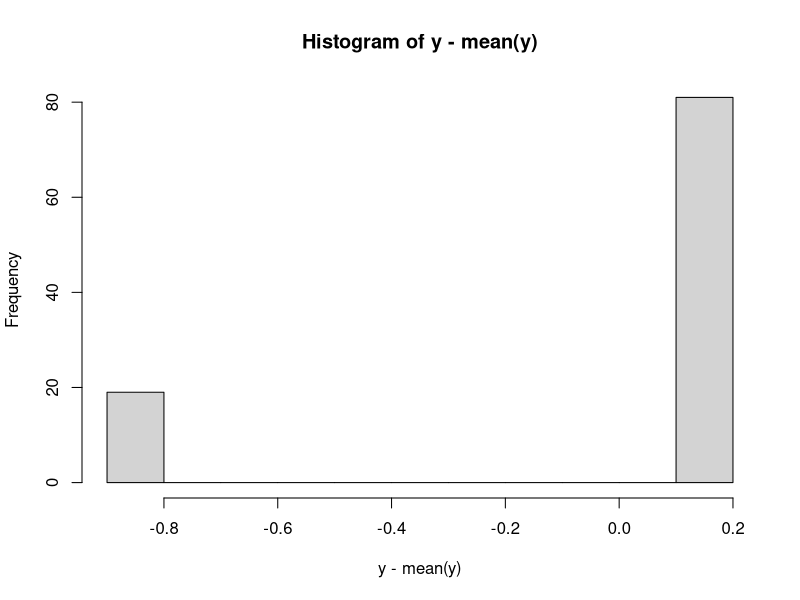
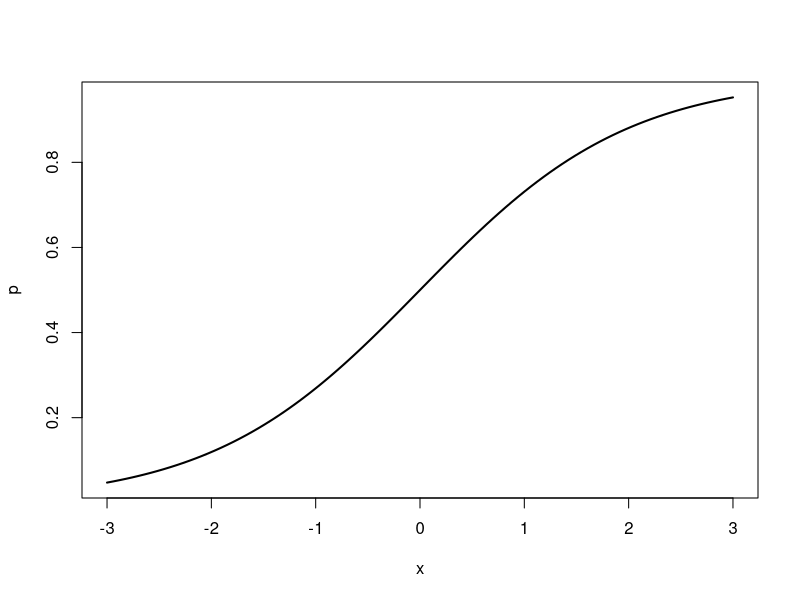
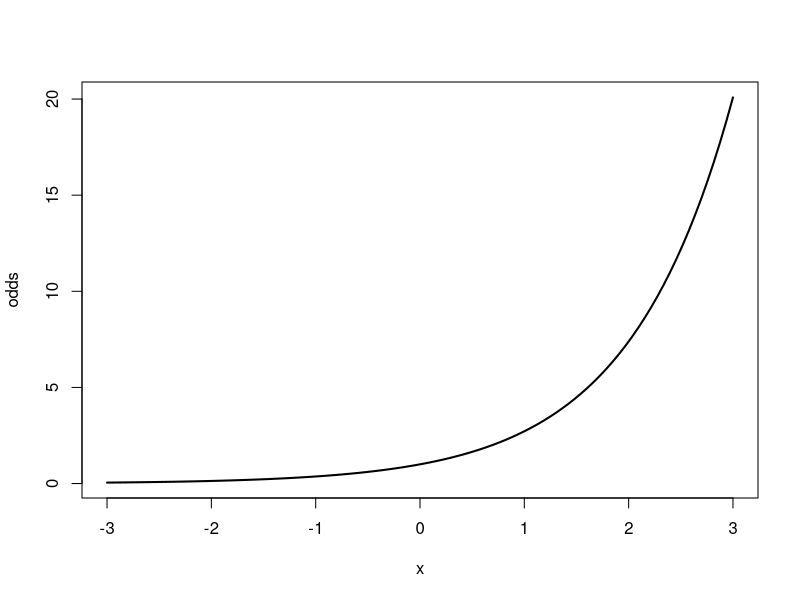
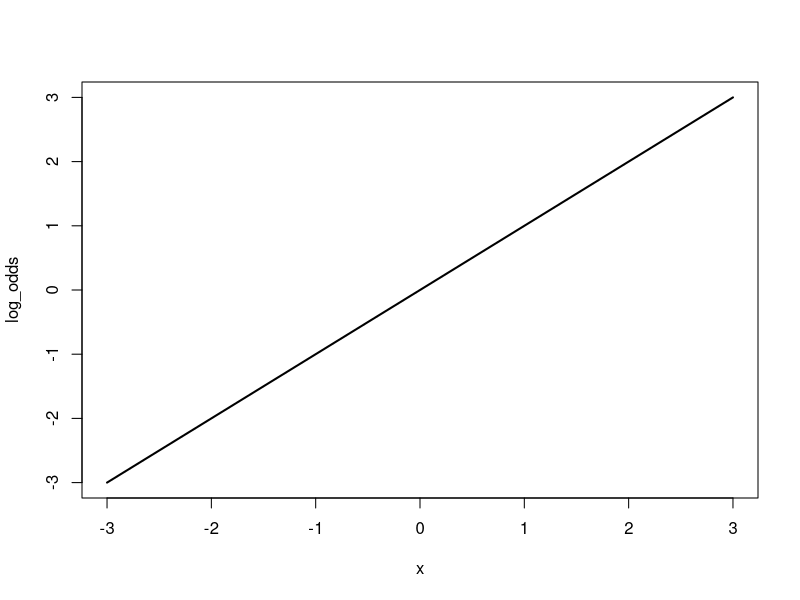
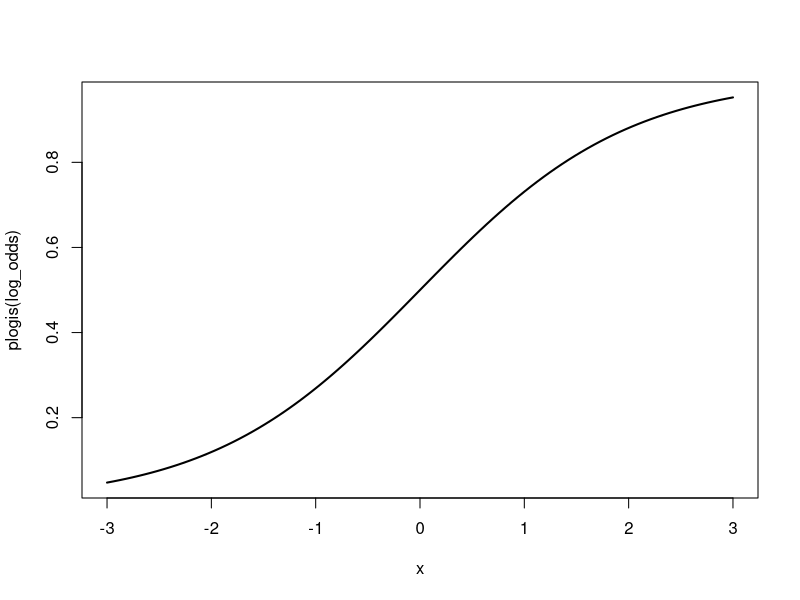
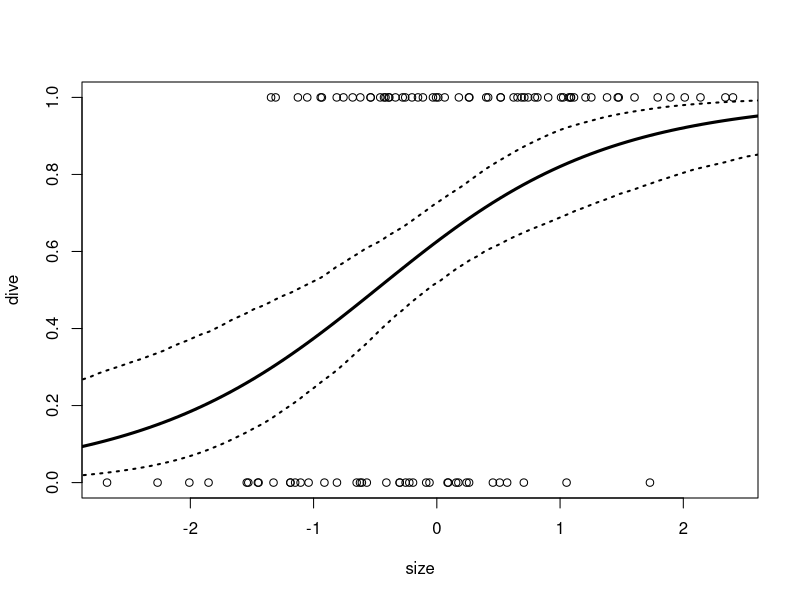
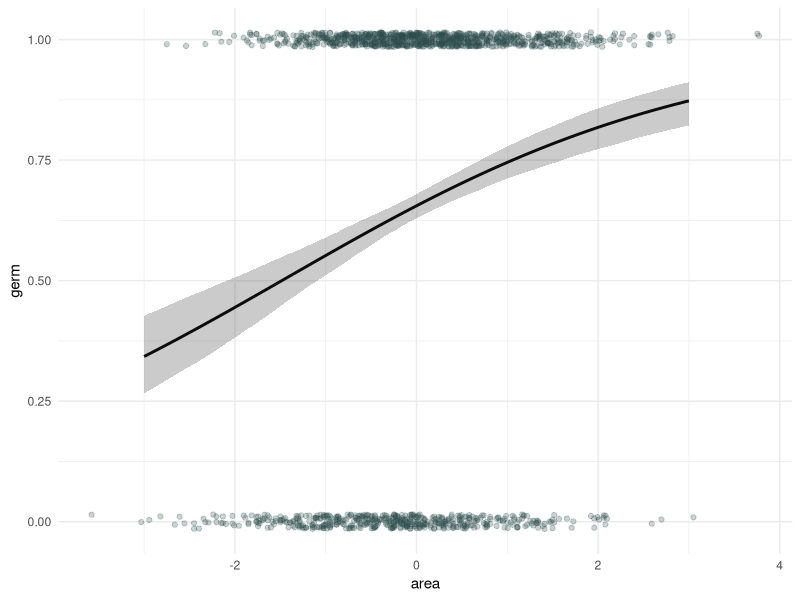
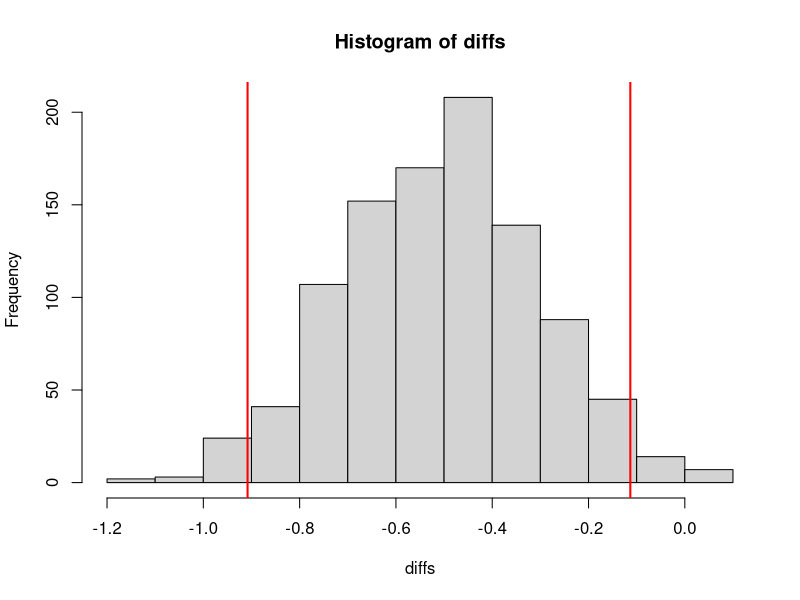

Write R code to recreate these figures, in order.

# General Linear Models Recap ---------------------------------------------


# let's warm up by simulating a general linear model where the intercept and slope
# are both 0.5 and the standard deviation of the residuals is 0.75. Draw 100 x 
# values from a standard normal distribution.

n <- 100
b0 <- .5
b1 <- .5
sigma <- .75
x <- rnorm(n)

y <- rnorm(n, b0 + b1*x, sigma)


# now fit the model using lm(), and simulate 1000 estimates of the variables using
# arm::sim()

mod <- lm(y ~ 1 + x)

nrep <- 1000

library(arm)

sims <- sim(mod, nrep)


# what is the 95% confidence intervals for the coefficients b0 and b1?

quantile(sims@coef[,1], c(.025, .975))

quantile(sims@coef[,2], c(.025, .975))


# what is the 95% confidence interval of the difference of means between an
# individual with an x value of 3 and an x value of 1. Does it contain the 
# true difference of 1?

x_3 <- sims@coef[,1] + sims@coef[,2] * 3 
x_1 <- sims@coef[,1] + sims@coef[,2] * 1

diffs <- x_3 - x_1

quantile(diffs, c(.025, .975))


# now that we are warmed up, let's start talking about generalized linear models!

# we will start by imagining Allie walking along a stream and spooking anoles. 
# most of the time they dive into the water, but once in a while the run up a 
# tree. She notes that about 85% of the time, the escape into the water. Let's 
# simulate 100 anoles running away and see how many run into the water.

n <- 100
p <- .85
set.seed(5)
y <- rbinom(n, 1, p)

# what is the mean?
mean(y)


# if we remember way back, the mean is a general linear model in it's own right,
# can we use it to estimate the probability that an anole will escape by diving?

# an assumption of the general linear model is that the residuals are normally 
# distributed around the conditional mean (just the overall mean in this case).
# let's take a look at the residuals here.

hist(y - mean(y))

# NOT very normal!!!! What can we do


# Generalized Linear Models!!!! -------------------------------------------

# we can use the glm() function to fit an intercept only model here (since we
# don't have any predictors)

mod2 <- glm(y ~ 1, family = "binomial")

display(mod2)


# we have an estimate of 1.45, (remember the probability should be .85), what
# the hell does that mean? This is the log of the odds, let's explore that a bit

x <- seq(-3, 3, l = 100)
p <- plogis(x)

plot(p ~ x, type = "l", lwd = 2)

# we want to be able to use our old familiar linear prediction apparatus to try
# to predict the outcome from some predictor variables. The first step is 
# to convert probability to odds 

odds <- p/(1-p)

plot(odds ~ x, type = "l", lwd = 2)

# now we have something that extends from 0 to positive infinity, for our linear
# model we need a parameter space that extends from negative infinity to positive
# infinity, so we take the log of the odds

log_odds <- log(odds)

plot(log_odds ~ x, type = "l", lwd = 2)

# this is how we can use a linear model to predict probabilities. Our linear 
# model is predicting the log of the odds of something happening, and we can use
# the link function to translate the log-odds into probability. The inverse logit
# in R is the plogis() function.

plot(plogis(log_odds) ~ x, type = "l", lwd = 2)


# let's look at Allie's lizard example again:

display(mod2)

# if we take the inverse logit of the intercept:

plogis(1.45)

# we get a probability of .81, which is close to the truth, let's use sim()
# to get the 95% confidence interval

sims <- sim(mod2, nrep)

quantile(plogis(sims@coef[,1]), c(.025, .975))

# let's say that Allie's lizards have an overall average log-odds of fleeing
# to the water of 0.4, and the log-odds of diving increases by 1 with 
# an increase in 1 standard deviation of size.

b0 <- .4
b1 <- 1
size <- rnorm(n)
log_odds <- b0 + b1*size
p_dive <- plogis(log_odds)

dive <- rbinom(n, 1, p_dive)

# first plot it:

plot(dive ~ size)

# let's fit a model!

mod3 <- glm(dive ~ 1 + size, family = "binomial")

display(mod3)

# let's add a fit line. First, get simulated coefficients with sim()

sims <- sim(mod3, nrep)

# we need to define a continuum of size values to predict over

size_pred <- seq(-3, 3, l = 100)

# now for each in size_pred, we need to calculate the mean probability of fleeing
# to water, sapply() is the stylish way to do this in R, but we will write out
# the full for loop for the purposes of understanding.

mean_p <- c()

for(i in 1:length(size_pred)){
  p_temp <- plogis(sims@coef[,1] + sims@coef[,2] * size_pred[i])
  mean_p[i] <- mean(p_temp)
}

# now add these mean probabilities to the plot as a line
lines(mean_p ~ size_pred, lwd = 3)

# we can add the confidence intervals to the plot as well

upper_ci <- lower_ci <- c()

for(i in 1:length(size_pred)){
  p_temp <- plogis(sims@coef[,1] + sims@coef[,2] * size_pred[i])
  upper_ci[i] <- quantile(p_temp, .975)
  lower_ci[i] <- quantile(p_temp, .025)
}

lines(upper_ci ~ size_pred, lty = 3, lwd = 2)
lines(lower_ci ~ size_pred, lty = 3, lwd = 2)

# what is the 95% CI of the difference in probability between an anole 1 
# standard deviation above the mean vs one that is 1 standard deviation below?
# does it contain the true value of .45?

big <- plogis(sims@coef[,1] + sims@coef[,2]*1)
small <- plogis(sims@coef[,1] + sims@coef[,2]*-1)

quantile(big - small, c(.025, .975))


# ok, let's work with some real data. This is germination data from a study that
# Josh did

dat <- read.csv("data/week_8/germ_dat.csv")

# let's take a look

str(dat)

# the main variables of interest for this exercise are going to be 'germ' which
# is a binary variable for whether the seed germinated (1) or not (0). 'area' is
# a measure of the size of the seed, we might want to standardize this for 
# interpretation's sake. Finally cross is the cross type (i.e. a proxy for
# the genetic makeup of the individual)

# what are the questions we might be interested here?



# we are mostly interested in genetic effects (cross) and seed size effects on
# germination, so we need to deal with those variables, let's standardize area
# and turn cross into a factor. I'm gonna switch to tidyverse here

library(tidyverse)

df <- dat %>% 
  mutate(area = (area - mean(area))/sd(area),
         cross = factor(cross, levels = c("lon", "bc_lon", "f1", "f2",
                                         "bc_cal", "cal")))


# now we can fit the model, let's just do size by itself first

mod4 <- glm(germ ~ area, data = df, family = "binomial")

display(mod4)

# you know what's next, get simulations of the variables so we can make inferences!

sims <- sim(mod4, nrep)

# let's create a data set with some sizes to predict from, the mean and the
# 95% CI

area_pred <- seq(-3,3, l = 100)

mean_p <- upr <- lwr <- c()
for(i in 1:length(area_pred)){
  p_temp <- plogis(sims@coef[,1] + sims@coef[,2] * area_pred[i])
  mean_p[i] <- mean(p_temp)
  upr[i] <- quantile(p_temp, .975)
  lwr[i] <- quantile(p_temp, .025)
}

probs <- data.frame(area_pred, mean_p, upr, lwr)

# now let's plot our fitted model on the data

df %>% 
  ggplot(aes(x = area, y = germ)) +
  geom_jitter(color = "darkslategrey", alpha = .25, width = 0, height = .015) +
  geom_line(data = probs, aes(x = area_pred, y = mean_p), linewidth = 1) +
  geom_ribbon(data = probs, aes(x = area_pred, ymax = upr, ymin = lwr), alpha = .25, inherit.aes = F) +
  theme_minimal()

# what about if we are interested in the effect of cross on germination? Let's
# fit that model.

mod5 <- glm(germ ~ cross + area - 1, data = df, family = "binomial")

display(mod5)

# you know what's next!!!!

sims <- sim(mod5, nrep)
head(sims@coef)

# what is the distribution and 95% CI in the probability of germination between
# cal and f2 crosses? Use the mean size of each cross to calculate the 
# probabilities.

mu_cal <- mean(df$area[df$cross=="cal"])
mu_f2 <- mean(df$area[df$cross=="f2"])

p_cal <- sims@coef[,6] + sims@coef[,7] * mu_cal %>% plogis()
p_f2 <- sims@coef[,4] + sims@coef[,7] * mu_f2 %>% plogis()

diffs <- p_cal - p_f2

hist(diffs)
quantile(diffs, c(.025, .975))
abline(v = quantile(diffs, c(.025, .975)), col = "red", lwd = 2)

# it seems that the f2 has a higher probability of germinating than cal, 
# unexpected!!!
